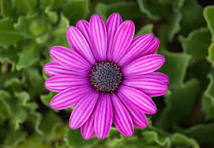
#> input picture Day-01/flower4.jpg, 214 x 148 px
$ jupyter execute 'DIP(Lab-1).ipynb'
#> lines starting #> are read from the running program, lines starting #| are printed output that depends on the picture
[cell 1]
import cv2
print("Original Image")
image=cv2.imread("flower4.jpg")
#> image is the input picture: shape (148, 214, 3); mean B, G, R 83.2, 75.7, 106.8
from matplotlib import pyplot as plt
plt.imshow(image)

[cell 2]
print("Gray scale")
image1=cv2.imread("flower4.jpg",0)
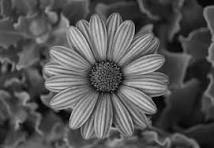
#> image1: shape (148, 214); min 0, max 227, mean 85.8
plt.imshow(image1)

[cell 3]
from numpy import asarray
data=asarray(image)
print(data)
#> (printed output is left out)

[cell 4]
import imutils
print("Rotated Image")
print("90 angle rotation")
r1=imutils.rotate(image,90)
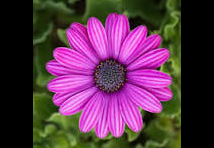
#> r1: shape (148, 214, 3); mean B, G, R 76.2, 52.6, 89.8
plt.imshow(r1)

[cell 5]
print("Original Image")
plt.imshow(image)
print("RGB Image")
R,G,B=cv2.split(image)
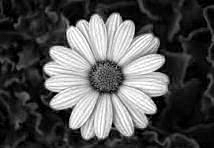
#> R: shape (148, 214); min 0, max 255, mean 83.2
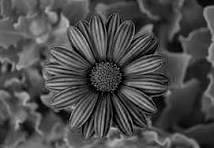
#> G: shape (148, 214); min 0, max 195, mean 75.7
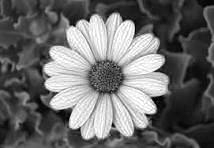
#> B: shape (148, 214); min 0, max 255, mean 106.8
print("R")
plt.imshow(R)
print("G")
plt.imshow(G)
print("B")
plt.imshow(B)
#> figure, not shown here; B, G, R data is drawn as R, G, B

[cell 6]
C=1-R
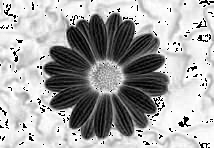
#> C: shape (148, 214); min 0, max 255, mean 165.6
M=1-G
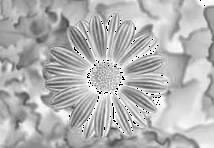
#> M: shape (148, 214); min 0, max 255, mean 179.6
Y=1-B
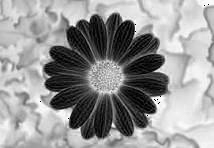
#> Y: shape (148, 214); min 0, max 255, mean 150.1
print("C complacement")
plt.imshow(C)
print("M complacement")
plt.imshow(M)
print("Y complacement")
plt.imshow(Y)
